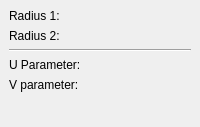
     <widget class="QWidget" name="Page6_torus">
      <layout class="QGridLayout" name="_17">
       <property name="leftMargin">
        <number>9</number>
       </property>
       <property name="topMargin">
        <number>9</number>
       </property>
       <property name="rightMargin">
        <number>9</number>
       </property>
       <property name="bottomMargin">
        <number>9</number>
       </property>
       <property name="spacing">
        <number>6</number>
       </property>
       <item row="1" column="0">
        <widget class="Line" name="line_4">
         <property name="frameShape">
          <enum>QFrame::HLine</enum>
         </property>
         <property name="frameShadow">
          <enum>QFrame::Sunken</enum>
         </property>
        </widget>
       </item>
       <item row="2" column="0">
        <layout class="QGridLayout" name="_18">
         <property name="leftMargin">
          <number>0</number>
         </property>
         <property name="topMargin">
          <number>0</number>
         </property>
         <property name="rightMargin">
          <number>0</number>
         </property>
         <property name="bottomMargin">
          <number>0</number>
         </property>
         <property name="spacing">
          <number>6</number>
         </property>
         <item row="0" column="0">
          <widget class="QLabel" name="label_5">
           <property name="text">
            <string>U Parameter:</string>
           </property>
          </widget>
         </item>
         <item row="2" column="0">
          <spacer>
           <property name="orientation">
            <enum>Qt::Horizontal</enum>
           </property>
           <property name="sizeType">
            <enum>QSizePolicy::Preferred</enum>
           </property>
           <property name="sizeHint" stdset="0">
            <size>
             <width>81</width>
             <height>20</height>
            </size>
           </property>
          </spacer>
         </item>
         <item row="1" column="0">
          <widget class="QLabel" name="label_6">
           <property name="text">
            <string>V parameter:</string>
           </property>
          </widget>
         </item>
         <item row="0" column="1">
          <widget class="Gui::QuantitySpinBox" name="torusAngle3" native="true">
           <property name="unit" stdset="0">
            <string notr="true">deg</string>
           </property>
           <property name="value" stdset="0">
            <double>360.000000000000000</double>
           </property>
          </widget>
         </item>
         <item row="1" column="1">
          <widget class="Gui::QuantitySpinBox" name="torusAngle1" native="true">
           <property name="unit" stdset="0">
            <string notr="true">deg</string>
           </property>
           <property name="value" stdset="0">
            <double>-180.000000000000000</double>
           </property>
          </widget>
         </item>
         <item row="2" column="1">
          <widget class="Gui::QuantitySpinBox" name="torusAngle2" native="true">
           <property name="unit" stdset="0">
            <string notr="true">deg</string>
           </property>
           <property name="value" stdset="0">
            <double>180.000000000000000</double>
           </property>
          </widget>
         </item>
        </layout>
       </item>
       <item row="3" column="0">
        <spacer>
         <property name="orientation">
          <enum>Qt::Vertical</enum>
         </property>
         <property name="sizeType">
          <enum>QSizePolicy::Expanding</enum>
         </property>
         <property name="sizeHint" stdset="0">
          <size>
           <width>0</width>
           <height>0</height>
          </size>
         </property>
        </spacer>
       </item>
       <item row="0" column="0">
        <layout class="QGridLayout" name="_19">
         <property name="leftMargin">
          <number>0</number>
         </property>
         <property name="topMargin">
          <number>0</number>
         </property>
         <property name="rightMargin">
          <number>0</number>
         </property>
         <property name="bottomMargin">
          <number>0</number>
         </property>
         <property name="spacing">
          <number>6</number>
         </property>
         <item row="0" column="2">
          <widget class="Gui::QuantitySpinBox" name="torusRadius1" native="true">
           <property name="unit" stdset="0">
            <string notr="true">mm</string>
           </property>
           <property name="value" stdset="0">
            <double>10.000000000000000</double>
           </property>
          </widget>
         </item>
         <item row="1" column="0">
          <widget class="QLabel" name="textLabel20">
           <property name="text">
            <string>Radius 2:</string>
           </property>
          </widget>
         </item>
         <item row="0" column="0">
          <widget class="QLabel" name="textLabel19">
           <property name="text">
            <string>Radius 1:</string>
           </property>
          </widget>
         </item>
         <item row="1" column="2">
          <widget class="Gui::QuantitySpinBox" name="torusRadius2" native="true">
           <property name="unit" stdset="0">
            <string notr="true">mm</string>
           </property>
           <property name="value" stdset="0">
            <double>2.000000000000000</double>
           </property>
          </widget>
         </item>
        </layout>
       </item>
      </layout>
     </widget>
